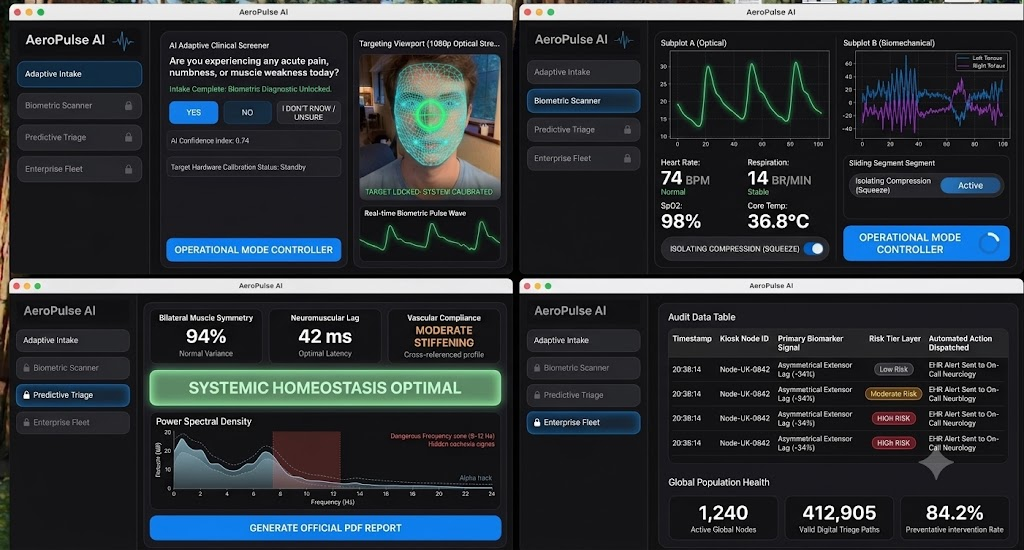
#> input picture DesignSystem/src/imports/image.png, 1024 x 550 px
$ python -i rppg_pipeline.py   (imports and definitions only)
#> lines starting #> are read from the running program, lines starting #| are printed output that depends on the picture; after the words box and inside, x2 and y2 are one past the last pixel; in counts of white or black regions, pixels touching at a corner belong together
#> further down, picture is the input picture: shape (550, 1024, 3); mean B, G, R 57.4, 53, 47.3
"""
rPPG Pipeline — Di Lernia et al. (2024) implementation
=====================================================
Exact reproduction of the remote photoplethysmography algorithm from:

    Di Lernia, Finotti, Tsakiris, Riva & Naber (2024).
    "Remote photoplethysmography (rPPG) in the wild:
     Remote heart rate imaging via online webcams"
    Behavior Research Methods, 56, 6904-6914.

Pipeline:
  1. Viola-Jones face detection (first frame only)
  2. Minimum-eigenvalue corner detection + KLT tracking
  3. Face-template skin mask (above/below eyes, rotation-adjusted)
  4. Per-frame average RGB across skin pixels
  5. PCHIP resample to 60 Hz
  6. 6th-order Butterworth BP 0.75-2.75 Hz per channel
  7. POS dimension reduction (1.6 s sliding window)
  8. Lomb-Scargle time-frequency analysis (10 s window, 240x120)
  9. SNR = power / sum(power); top 5th percentile selection
 10. SNR-weighted frequency averaging -> HR in BPM
 11. Temporal smoothing of peak powers
"""

from __future__ import annotations

import warnings
from dataclasses import dataclass, field
from pathlib import Path
from typing import Optional

import cv2
import numpy as np
from scipy import signal as scipy_signal
from scipy import interpolate as scipy_interpolate

# [1 line not run here, left out]

# ---------------------------------------------------------------------------
# Constants from the paper
# ---------------------------------------------------------------------------
TARGET_FS = 60.0            # Resample all signals to 60 Hz (paper §rPPG extraction)
BP_LOW = 0.75               # Bandpass low cutoff (Hz) — 45 BPM
BP_HIGH = 2.75              # Bandpass high cutoff (Hz) — 165 BPM
BP_ORDER = 6                # Butterworth filter order
POS_WINDOW = 1.6            # POS sliding window (seconds)
TFA_WINDOW = 10.0           # Lomb-Scargle sliding window (seconds)
TFA_N_TEMPORAL = 240        # Temporal resolution of TFA output
TFA_N_FREQS = 120           # Frequency resolution (0.75-2.75 Hz in 120 bins)
SNR_PERCENTILE = 95         # Top 5th percentile SNR selection
SMOOTH_WINDOW = 5           # Temporal smoothing window for peak powers
MIN_FRAMERATE = 19.9        # Minimum acceptable FPS (paper §Data cleaning)
MIN_DURATION = 10.0         # Minimum video duration (seconds) for TFA
RECOMMENDED_DURATION = 25.0 # Recommended minimum recording duration (paper: 25s)
HR_MIN = 50.0               # Valid HR lower bound (paper §Data cleaning: 50-120 BPM)
HR_MAX = 120.0              # Valid HR upper bound (paper §Data cleaning: 50-120 BPM)
FACE_MIN_SIZE = (60, 60)    # Min face size for cascade detector
HR_BOOTSTRAP_MIN = 40.0     # Minimum HR before bootstrap
HR_BOOTSTRAP_MAX = 200.0    # Maximum HR before bootstrap

# Face cascade path (OpenCV built-in)
_CASCADE_PATH = cv2.data.haarcascades + "haarcascade_frontalface_default.xml"


# ---------------------------------------------------------------------------
# Dataclass for results
# ---------------------------------------------------------------------------
@dataclass
class rPPGResult:
    """Container for rPPG extraction results."""
    hr_bpm: float                          # Final heart rate estimate (BPM)
    hr_per_window: np.ndarray              # HR per TFA window
    snr_matrix: Optional[np.ndarray]       # SNR time-frequency matrix
    freq_grid_hz: Optional[np.ndarray]     # Frequency axis (Hz)
    pulse_wave: np.ndarray                 # Extracted pulse signal
    rgb_resampled: Optional[np.ndarray]    # RGB after resample+filter (3×N)
    face_found: bool                       # Was face detected?
    framerate: float                       # Actual framerate
    duration_s: float                      # Video duration
    n_frames: int                          # Number of frames
    skin_pixels_per_frame: list = field(default_factory=list)

    # [17 lines left out: functions valid, paper_data_quality, not called in this run]


@dataclass
class RecordingQualityReport:
    """Quality assessment of a recording based on Di Lernia et al. (2024) criteria.

    All recommendations are *output* as text — never applied to camera hardware.
    """
    video_path: str
    face_detected: bool
    framerate: float
    duration_s: float
    hr_bpm: float
    snr_quality: float
    lighting_mean: Optional[float] = None
    motion_score: Optional[float] = None
    hr_in_range: bool = False

    @property
    def framerate_ok(self) -> bool:
        return self.framerate >= MIN_FRAMERATE

    @property
    def duration_ok(self) -> bool:
        return self.duration_s >= RECOMMENDED_DURATION

    # [50 lines left out: functions overall_score, recommendations, summary, not called in this run]


# ===================================================================
# BEST-PRACTICES GUIDE (output-only, never changes camera)
# ===================================================================
BEST_PRACTICES_GUIDE = """
rPPG Best Practices - Di Lernia et al. (2024)
==============================================
These are OUTPUT recommendations. Camera settings are NEVER changed.

[1] LIGHTING (most important)
    - Natural daylight or steady ring light
    - Even diffuse illumination across the face
    - NO shadows on face
    - NO screen glow as primary light source

[2] POSITIONING
    - Face the camera directly
    - Sit close enough that face fills ~30% of frame
    - Keep head still (motion destroys the 1-2% pulse signal)
    - Align face in center of frame

[3] AVOID
    - Masks, hair covering face, touching face
    - Rapid breathing or talking during recording
    - Flickering light sources (CRT monitors, unshielded LEDs)

[4] RECORDING REQUIREMENTS
    - Minimum 20 FPS (30+ recommended)
    - Minimum 25 seconds duration (45s ideal)
    - Multiple recordings averaged per session (r=0.58 -> r=0.75)

[5] DATA CLEANING (paper Data cleaning)
    - Discard: FPS < 20, face not detected
    - Discard: HR < 50 or > 120 BPM
    - Discard: IQR outliers
    - Valid HR range: 50-120 BPM
"""


def best_practices_text() -> str:
    """Return the best-practices guide for display."""
    return BEST_PRACTICES_GUIDE


# [67 lines left out: functions assess_recording_quality, aggregate_session, not called in this run]


# ===================================================================
# STEP 1-4: Face Detection, Tracking, Skin Mask & RGB Extraction
# ===================================================================
class FaceTracker:
    """Viola-Jones face detection + KLT feature tracking + skin mask.

    This implements the paper's approach:
    - Detect face in frame 1 with Viola-Jones cascade (FrontalFaceLBP)
    - Find minimum-eigenvalue corner points within face bounding box
    - Track points with KLT (Kanade-Lucas-Tomasi) in subsequent frames
    - Place rough face template above and below the eyes
    - Adjust template size and rotation per frame based on tracked features
    """

    def __init__(self):
        self._cascade = cv2.CascadeClassifier(_CASCADE_PATH)
        self._lk_params = dict(
            winSize=(21, 21),
            maxLevel=3,
            criteria=(cv2.TERM_CRITERIA_EPS | cv2.TERM_CRITERIA_COUNT, 30, 0.03),
        )
        self._feature_params = dict(
            maxCorners=200,
            qualityLevel=0.01,
            minDistance=5,
            blockSize=7,
        )
        self.reset()

    def reset(self):
        self._prev_gray = None
        self._points = None
        self._face_rect = None
        self._initialized = False
        self._frame_h = 0
        self._frame_w = 0

    def _detect_face(self, gray: np.ndarray):
        """Viola-Jones face detection on first frame."""
        faces = self._cascade.detectMultiScale(
            gray, scaleFactor=1.1, minNeighbors=3,
            minSize=FACE_MIN_SIZE,
        )
        if len(faces) == 0:
            return None
        # Pick the largest face by area
        return max(faces, key=lambda r: r[2] * r[3])

    def _get_face_mask(self, gray: np.ndarray, face_rect, points) -> np.ndarray:
        """Build skin mask using face template above/below eyes.

        Paper: 'a rough template of a face to more swiftly localize
        skin areas above and below the eyes. The template was adjusted
        in size and rotated in 2D space depending on the spatial
        orientation of the tracked features per frame.'
        """
        h, w = gray.shape
        mask = np.zeros((h, w), dtype=np.uint8)

        x, y, fw, fh = face_rect

        # Estimate eye region (upper ~35% of face)
        eye_y = y + int(fh * 0.2)
        eye_h = int(fh * 0.25)

        # Forehead region: above eyes (upper ~20% of face)
        forehead = (x, y, fw, int(fh * 0.2))
        cv2.rectangle(mask, (forehead[0], forehead[1]),
                      (forehead[0] + forehead[2], forehead[1] + forehead[3]),
                      255, -1)

        # Cheek/nose region: below eyes, above mouth
        cheek_y = y + int(fh * 0.38)
        cheek_h = int(fh * 0.30)
        cheek = (x + int(fw * 0.10), cheek_y, int(fw * 0.80), cheek_h)
        cv2.rectangle(mask, (cheek[0], cheek[1]),
                      (cheek[0] + cheek[2], cheek[1] + cheek[3]),
                      255, -1)

        # If we have tracked points, refine mask using their centroid
        if points is not None and len(points) >= 4:
            pts = points.reshape(-1, 2)
            cx, cy = float(np.median(pts[:, 0])), float(np.median(pts[:, 1]))
            spread = float(np.std(pts[:, 0])), float(np.std(pts[:, 1]))

            # Centered ellipse mask over face region
            axes = (int(spread[0] * 2.5), int(spread[1] * 2.8))
            center = (int(cx), int(cy))
            if axes[0] > 5 and axes[1] > 5:
                ellipse_mask = np.zeros((h, w), dtype=np.uint8)
                cv2.ellipse(ellipse_mask, center, axes, 0, 0, 360, 255, -1)
                mask = cv2.bitwise_and(mask, ellipse_mask)

        return mask

    def process_frame(self, frame: np.ndarray) -> tuple[Optional[np.ndarray], Optional[np.ndarray], Optional[np.ndarray]]:
        """Process a single frame.

        Returns:
            (face_mask, avg_rgb, tracked_points)
            face_mask: binary mask of skin region or None if no face
            avg_rgb: (R, G, B) average over masked region or None
            tracked_points: tracked feature points or None
        """
        gray = cv2.cvtColor(frame, cv2.COLOR_BGR2GRAY)
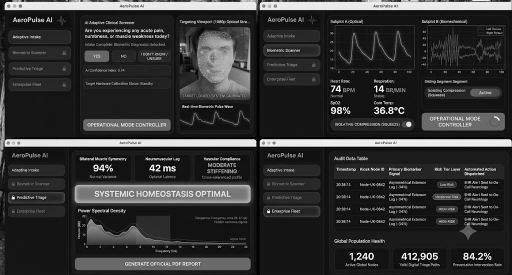
#> gray: shape (550, 1024) (shown at 1/2 size); min 0, max 255, mean 51.7
        self._frame_h, self._frame_w = gray.shape

        if not self._initialized:
            # First frame: detect face
            face_rect = self._detect_face(gray)
#> in _detect_face, `faces = self._cascade.detectMultiScale( gray, scaleFactor=1.1, minNeig..`: faces = [[382, 63, 98, 98]]
#> face_rect = [382, 63, 98, 98]
            if face_rect is None:
                return None, None, None

            self._face_rect = face_rect
#> self._face_rect = [382, 63, 98, 98]
            x, y, fw, fh = face_rect
#> x = 382; y = 63; fw = 98; fh = 98

            # Find minimum-eigenvalue corner points inside face bounding box
            roi_gray = gray[y:y + fh, x:x + fw]
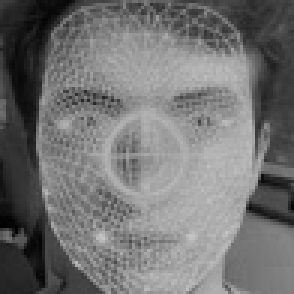
#> roi_gray: shape (98, 98) (shown 3 times larger); min 1, max 197, mean 114.6
            pts = cv2.goodFeaturesToTrack(roi_gray, mask=None, **self._feature_params)
#> pts = 110 rows, first 8: [89, 60], [85, 69], [6, 79], [43, 53], [50, 2], [64, 11], [50, 7], [77, 13]
            if pts is not None:
                # Shift points to global coordinates
                pts = pts.reshape(-1, 1, 2).astype(np.float32)
                pts[:, 0, 0] += x
                pts[:, 0, 1] += y
            else:
                # Fallback: grid of points in face region
                xs = np.linspace(x + fw * 0.15, x + fw * 0.85, 8)
                ys = np.linspace(y + fh * 0.15, y + fh * 0.75, 8)
                xx, yy = np.meshgrid(xs, ys)
                pts = np.stack([xx.ravel(), yy.ravel()], axis=-1).astype(np.float32)
                pts = pts.reshape(-1, 1, 2)

            self._points = pts
#> self._points = 110 rows, first 8: [471, 123], [467, 132], [388, 142], [425, 116], [432, 65], [446, 74], [432, 70], [459, 76]
            self._prev_gray = gray.copy()
            self._initialized = True

        else:
            # Track features with KLT
            if self._points is not None and len(self._points) > 0:
                new_pts, status, _ = cv2.calcOpticalFlowPyrLK(
                    self._prev_gray, gray, self._points, None, **self._lk_params
                )
                # Keep only successful tracks
                if new_pts is not None and status is not None:
                    good = status.ravel() == 1
                    self._points = new_pts[good].reshape(-1, 1, 2).astype(np.float32)
                else:
                    self._points = None

                # Replenish lost points if too few remain
                if self._points is not None and len(self._points) < 20:
                    if self._face_rect is not None:
                        x, y, fw, fh = self._face_rect
                        extra_mask = np.zeros(gray.shape, dtype=np.uint8)
                        cv2.rectangle(extra_mask, (x, y), (x + fw, y + fh), 255, -1)
                        new_pts = cv2.goodFeaturesToTrack(gray, mask=extra_mask, **self._feature_params)
                        if new_pts is not None:
                            self._points = np.vstack([self._points, new_pts.reshape(-1, 1, 2).astype(np.float32)])[:200]

                self._prev_gray = gray.copy()

        if self._points is None or len(self._points) < 4:
            # Fall back to face-rect-only mask
            if self._face_rect is not None:
                mask = self._get_face_mask(gray, self._face_rect, None)
                mean_rgb = self._mean_color_in_mask(frame, mask)
                return mask, mean_rgb, None
            return None, None, None

        # Re-estimate face rectangle from tracked points
        pts = self._points.reshape(-1, 2)
#> pts = 110 pairs, first value 383 to 478, second value 65 to 159
        x_min = max(0, int(np.min(pts[:, 0])) - 20)
#> x_min = 363
        y_min = max(0, int(np.min(pts[:, 1])) - 20)
#> y_min = 45
        x_max = min(self._frame_w - 1, int(np.max(pts[:, 0])) + 20)
#> x_max = 498
        y_max = min(self._frame_h - 1, int(np.max(pts[:, 1])) + 20)
#> y_max = 179
        self._face_rect = (x_min, y_min, x_max - x_min, y_max - y_min)
#> self._face_rect = (363, 45, 135, 134)

        # Build face template mask
        mask = self._get_face_mask(gray, self._face_rect, self._points)
#> in _get_face_mask, `x, y, fw, fh = face_rect`: x = 363; y = 45; fw = 135; fh = 134
#> in _get_face_mask, `eye_y = y + int(fh * 0.2)`: eye_y = 71
#> in _get_face_mask, `eye_h = int(fh * 0.25)`: eye_h = 33
#> in _get_face_mask, `forehead = (x, y, fw, int(fh * 0.2))`: forehead = (363, 45, 135, 26)
#> in _get_face_mask, `cv2.rectangle(mask, (forehead[0], forehead[1]), (forehead[0] + forehea..`:
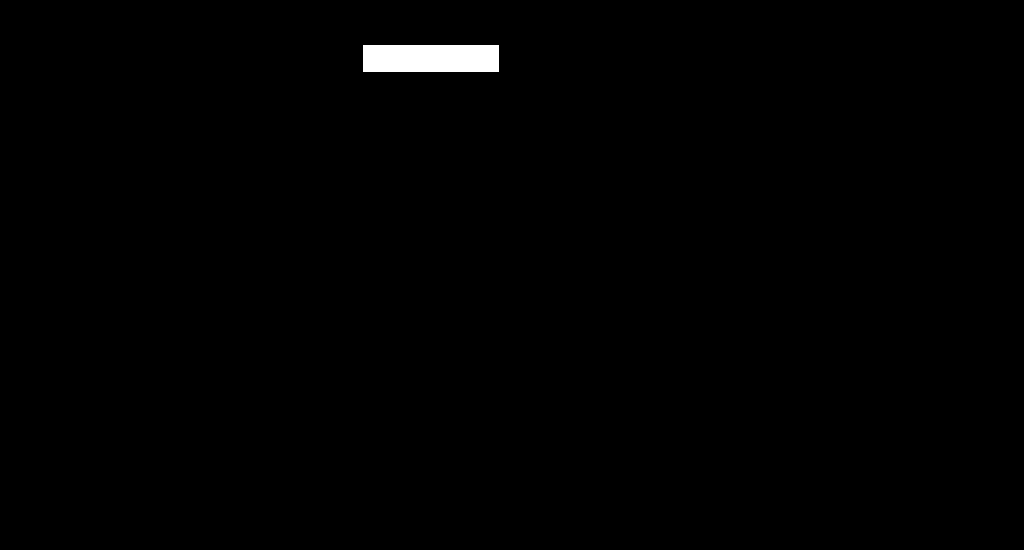
#> mask: shape (550, 1024); 0.65% white; 1 white region, box (x1, y1, x2, y2) and area: (363, 45, 499, 72) 3672
#> in _get_face_mask, `cheek_y = y + int(fh * 0.38)`: cheek_y = 95
#> in _get_face_mask, `cheek_h = int(fh * 0.30)`: cheek_h = 40
#> in _get_face_mask, `cheek = (x + int(fw * 0.10), cheek_y, int(fw * 0.80), cheek_h)`: cheek = (376, 95, 108, 40)
#> in _get_face_mask, `cv2.rectangle(mask, (cheek[0], cheek[1]), (cheek[0] + cheek[2], cheek[..`:
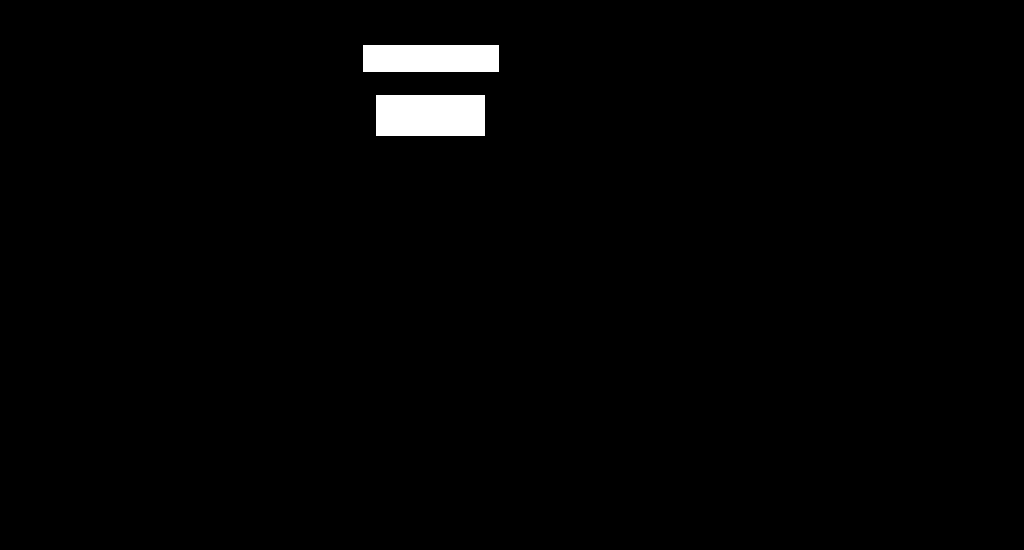
#> mask: shape (550, 1024); 1.4% white; 2 white regions, box (x1, y1, x2, y2) and area: (376, 95, 485, 136) 4469, (363, 45, 499, 72) 3672
#> in _get_face_mask, `cx, cy = float(np.median(pts[:, 0])), float(np.median(pts[:, 1]))`: cx = 430; cy = 111.5
#> in _get_face_mask, `spread = float(np.std(pts[:, 0])), float(np.std(pts[:, 1]))`: spread = (26.31, 28.42)
#> in _get_face_mask, `axes = (int(spread[0] * 2.5), int(spread[1] * 2.8))`: axes = (65, 79)
#> in _get_face_mask, `center = (int(cx), int(cy))`: center = (430, 111)
        mean_rgb = self._mean_color_in_mask(frame, mask)
        return mask, mean_rgb, self._points

    def _mean_color_in_mask(self, frame: np.ndarray, mask: np.ndarray) -> Optional[np.ndarray]:
        if mask is None or np.sum(mask) < 50:
            return None
        b = frame[:, :, 0]
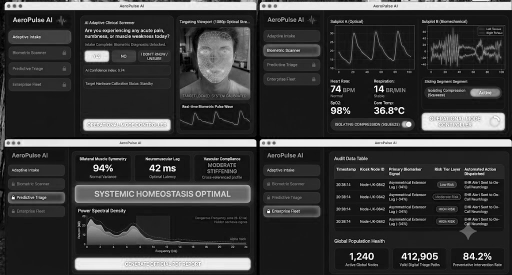
#> b: shape (550, 1024) (shown at 1/2 size); min 0, max 255, mean 57.4
        g = frame[:, :, 1]
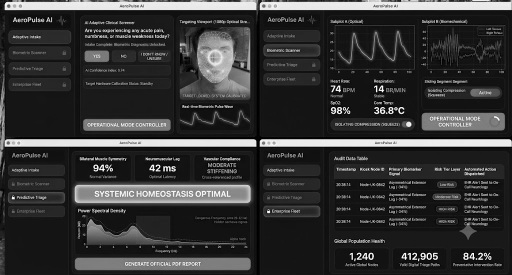
#> g: shape (550, 1024) (shown at 1/2 size); min 0, max 255, mean 53
        r = frame[:, :, 2]
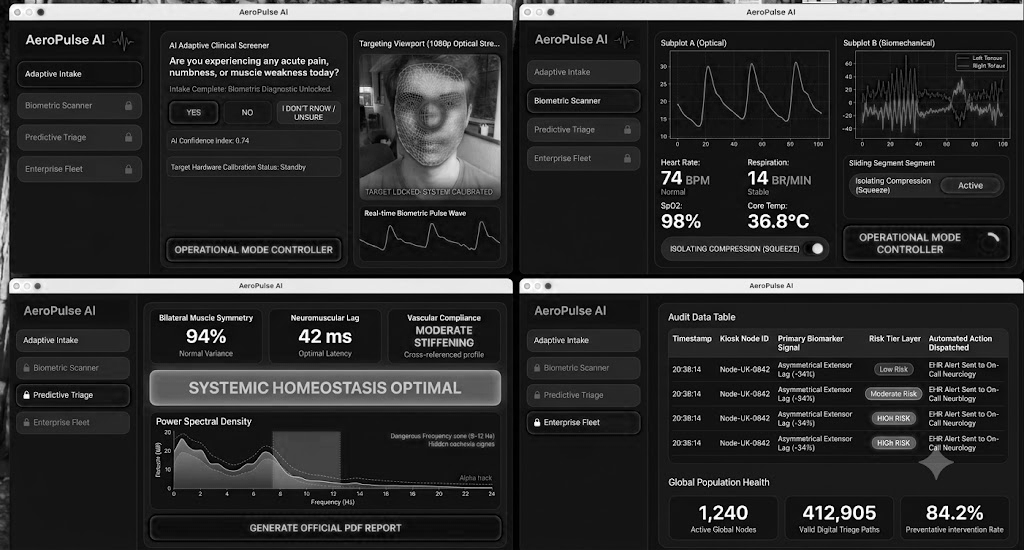
#> r: shape (550, 1024); min 0, max 255, mean 47.3
        n_pixels = np.sum(mask)
#> n_pixels = 1800300
        if n_pixels < 50:
            return None
        r_mean = float(np.sum(r.astype(np.float64) * (mask > 0))) / n_pixels
#> r_mean = 0.297
        g_mean = float(np.sum(g.astype(np.float64) * (mask > 0))) / n_pixels
#> g_mean = 0.407
        b_mean = float(np.sum(b.astype(np.float64) * (mask > 0))) / n_pixels
#> b_mean = 0.354
        return np.array([r_mean, g_mean, b_mean])


# ===================================================================
# STEP 5: PCHIP Resample to 60 Hz
# ===================================================================
# [513 lines left out: functions resample_pchip, butterworth_bp_6th, pos_batch, lomb_scargle_tfa, smooth_peak_powers, extract_rppg_from_video and 4 more, not called in this run]


# [2 lines not run here, left out]

>>> import cv2
>>> picture = cv2.imread('DesignSystem/src/imports/image.png')
>>> result = FaceTracker().process_frame(picture)
#> in process_frame, `mean_rgb = self._mean_color_in_mask(frame, mask)`: mean_rgb = [0.297, 0.407, 0.354]
